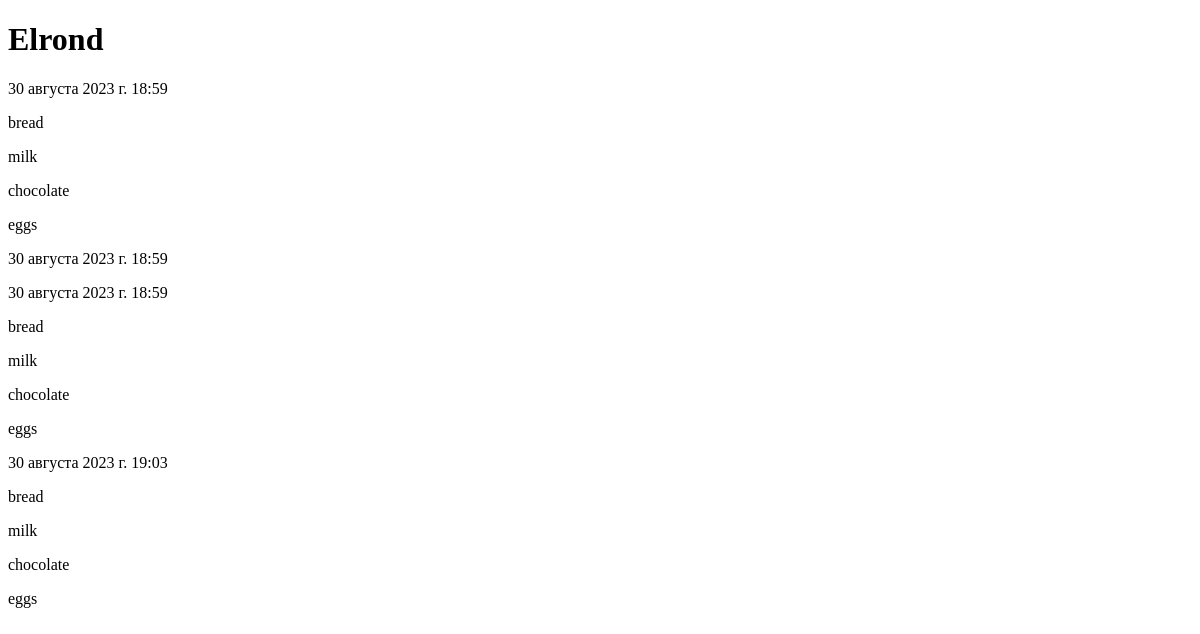
The app's page /hw2/products/1/2023-09-09 19:19:03.773632, older data.
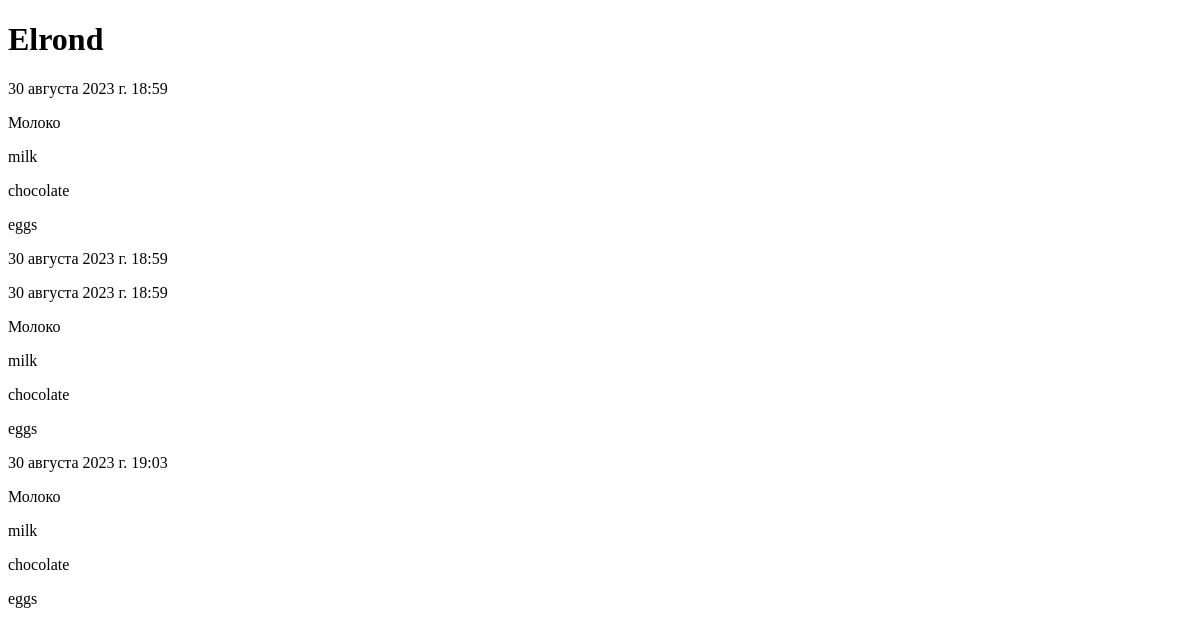
The same page, newer data.
### myapp_hw2/models.py (models this page shows, shortened)
class Client(models.Model):
    name = models.CharField(max_length=50)
    email = models.EmailField()
    telephone = models.IntegerField()
    address = models.CharField(max_length=200)
    registrations_date = models.DateTimeField(auto_now=True)

class Order(models.Model):
    client = models.ForeignKey(Client, on_delete=models.CASCADE)
    product = models.ManyToManyField(Product)
    price = models.DecimalField(max_digits=10, decimal_places=2)
    registrations_date = models.DateTimeField(auto_now=True)

class Product(models.Model):
    title = models.CharField(max_length=100)
    description = models.TextField()
    price = models.DecimalField(max_digits=10, decimal_places=2)
    count = models.IntegerField()
    change_date = models.DateTimeField(auto_now=True)
    photo = models.ImageField(null=True, default=None)

### myapp_hw2/views.py (the view)
# urls.py: path('products/<int:client_id>/<str:date>', views.client_products, name='order'),
def client_products(request, client_id, date):
    client = Client.objects.filter(pk=client_id).first()
    orders = Order.objects.filter(client=client)
    if date == 'week':
        date = datetime.datetime.now() - datetime.timedelta(weeks=1)
    elif date == 'year':
        date = datetime.datetime.now() - datetime.timedelta(weeks=52)
    else:
        date = datetime.datetime.now() - datetime.timedelta(days=30)
    context = {'client': client, 'orders': orders, 'date': date}
    return render(request, 'myapp_hw2/client_products.html', context)

### myapp_hw2/templates/myapp_hw2/client_products.html (shortened to what this page needs)
<!DOCTYPE html>
<html lang="en">
<head>
</head>
<body>
    <h1>{{ client.name }}</h1>
    {% for order in orders %}
    {% if order.registrations_date|date:'d M Y' >= date|date:'d M Y' %}
      <p>{{ order.registrations_date }}</p>
        {% for product in order.product.all %}
            <p>{{ product.title }}</p>
        {% endfor %}
      {% endif %}
    {% endfor %}
</body>
</html>

Row changes from the older to the newer data that the page shows:
removed Product: title "bread"
added Product: title "Молоко"
